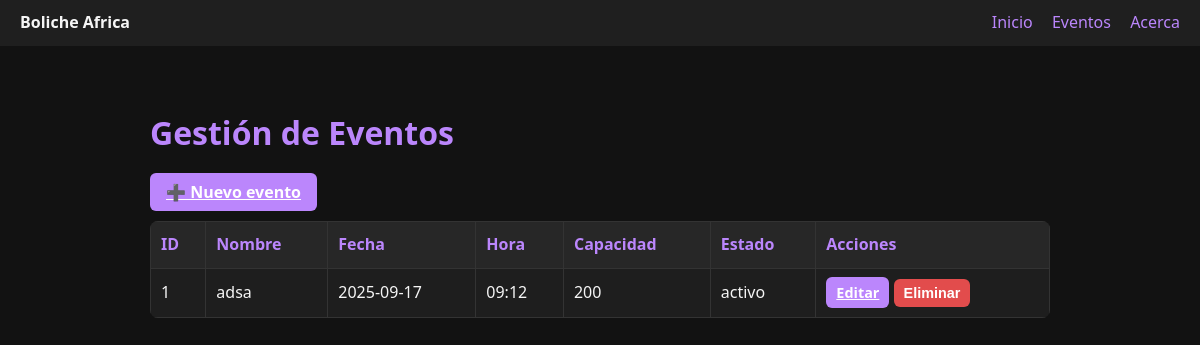
Before: /eventos with the older database file.
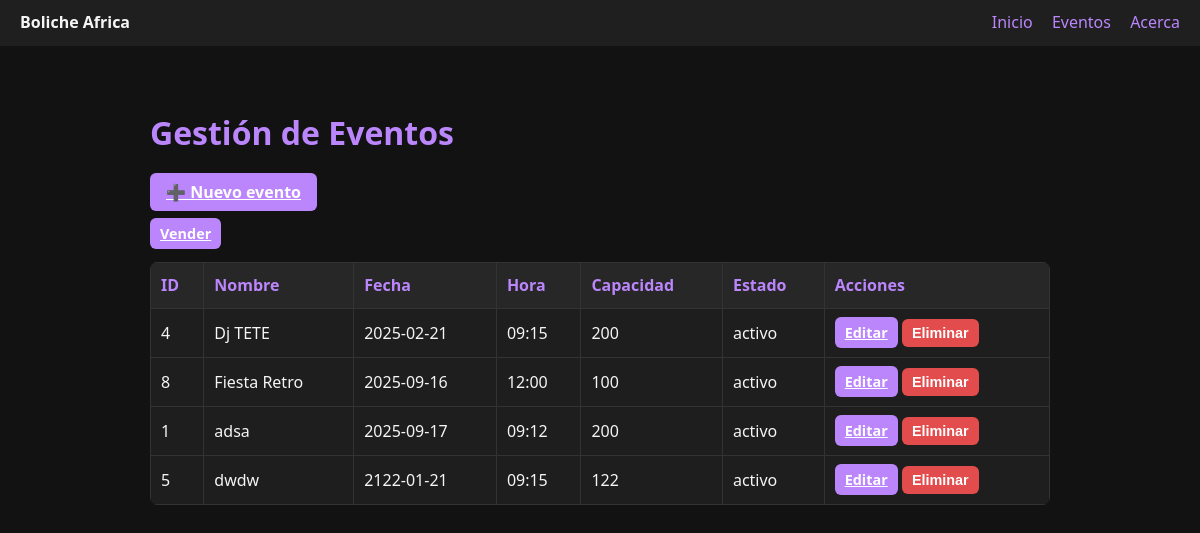
After: the same page with the newer database file.
### tables this page shows
CREATE TABLE events (
            id INTEGER PRIMARY KEY AUTOINCREMENT,
            nombre TEXT NOT NULL,
            fecha TEXT NOT NULL,    -- YYYY-MM-DD
            hora  TEXT NOT NULL,    -- HH:MM
            dj TEXT,
            precio_base REAL DEFAULT 0,
            capacidad INTEGER DEFAULT 0,
            estado TEXT DEFAULT 'Programado'  -- Programado|En curso|Cerrado
        );

### app.py (the view)
@app.route("/eventos")
def eventos():
    eventos = fetch_all_events()
    return render_template("eventos.html", eventos=eventos)

### app.py (called while the page is built)
def evento_es_hoy(evento):
    hoy = datetime.now().date()
    fecha_evento = datetime.strptime(evento["fecha"], "%Y-%m-%d").date()
    return fecha_evento == hoy

@app.context_processor
def inject_globals():
    return dict(APP_NAME=APP_NAME, evento_es_hoy=evento_es_hoy)

### db.py (called while the page is built)
def get_conn():
    conn = sqlite3.connect(DB_PATH, timeout=10)
    conn.row_factory = sqlite3.Row
    conn.execute("PRAGMA journal_mode=WAL;")
    conn.execute("PRAGMA foreign_keys=ON;")
    return conn

def fetch_all_events():
    with get_conn() as conn:
        cur = conn.execute("""
            SELECT id, nombre, fecha, hora, capacidad, estado
            FROM events
            ORDER BY date(fecha) ASC, time(hora) ASC, id ASC
        """)
        return [dict(r) for r in cur.fetchall()]

### templates/eventos.html (shortened to what this page needs)
<!doctype html>
<html lang="es">
<head>
  <link rel="stylesheet" href="{{ url_for('static', filename='css/app.css') }}">
</head>
<body>
  <nav>
    <div><strong>{{ APP_NAME }}</strong></div>
    <div>
      <a href="{{ url_for('dashboard') }}">Inicio</a>
      <a href="{{ url_for('eventos') }}">Eventos</a>
      <a href="{{ url_for('acerca') }}">Acerca</a>
    </div>
  </nav>
  <main class="container">
    <h1>Gestión de Eventos</h1>
    <p>
      <a href="{{ url_for('nuevo_evento') }}" class="btn">➕ Nuevo evento</a>
    </p>
    {% if eventos %}
      <table>
        <thead>
          <tr>
            <th>ID</th>
            <th>Nombre</th>
            <th>Fecha</th>
            <th>Hora</th>
            <th>Capacidad</th>
            <th>Estado</th>
            <th>Acciones</th>
          </tr>
        </thead>
        <tbody>
        {% for e in eventos %}
          <tr>
            <td>{{ e['id'] }}</td>
            <td>{{ e['nombre'] }}</td>
            <td>{{ e['fecha'] }}</td>
            <td>{{ e['hora'] or '-' }}</td>
            <td>{{ e['capacidad'] }}</td>
            <td>{{ e['estado'] }}</td>
            <td>
              <a class="btn btn-sm" href="{{ url_for('editar_evento', event_id=e['id']) }}">Editar</a>
              <form action="{{ url_for('borrar_evento', event_id=e['id']) }}" method="post" style="display:inline" onsubmit="return confirm('¿Eliminar este evento?');">
                <button class="btn btn-danger btn-sm" type="submit">Eliminar</button>
              </form>
            </td>
          </tr>
          {% if evento_es_hoy(e) %}
            <a href="{{ url_for('vender', event_id=e.id) }}" class="btn btn-sm">Vender</a>
          {% endif %}
        {% endfor %}
        </tbody>
      </table>
    {% else %}
      <p>No hay eventos registrados todavía.</p>
    {% endif %}
  </main>
</body>
</html>

### static/css/app.css (style rules this page uses)
body { font-family: 'Segoe UI', Tahoma, sans-serif; background-color: #121212; color: #f5f5f5; margin: 0; padding: 0; line-height: 1.6; }
h1, h2 { color: #bb86fc; }
nav { background-color: #1f1f1f; padding: 10px 20px; display: flex; justify-content: space-between; align-items: center; }
nav a { color: #bb86fc; text-decoration: none; margin-left: 15px; font-weight: 500; }
button, .btn { background: #bb86fc; border: none; padding: 8px 16px; border-radius: 6px; color: #fff; cursor: pointer; transition: background 0.2s; font-weight: bold; }
.btn-sm { padding: 6px 10px; font-size: .9rem; }
.btn-danger { background: #e24c4c; }
table { border-collapse: collapse; width: 100%; margin-top: 15px; background: #1e1e1e; border-radius: 8px; overflow: hidden; }
th, td { border: 1px solid #333; padding: 10px; text-align: left; }
th { background: #272727; color: #bb86fc; }
form { max-width: 400px; margin: 20px 0; display: flex; flex-direction: column; gap: 12px; }
.container { max-width: 900px; margin: 20px auto; padding: 20px; }

Changed rows visible on the page:
added events: id "4", nombre "Dj TETE", fecha "2025-02-21", hora "09:15", capacidad "200", estado "activo"
added events: id "8", nombre "Fiesta Retro", fecha "2025-09-16", hora "12:00", capacidad "100", estado "activo"
added events: id "5", nombre "dwdw", fecha "2122-01-21", hora "09:15", capacidad "122", estado "activo"
